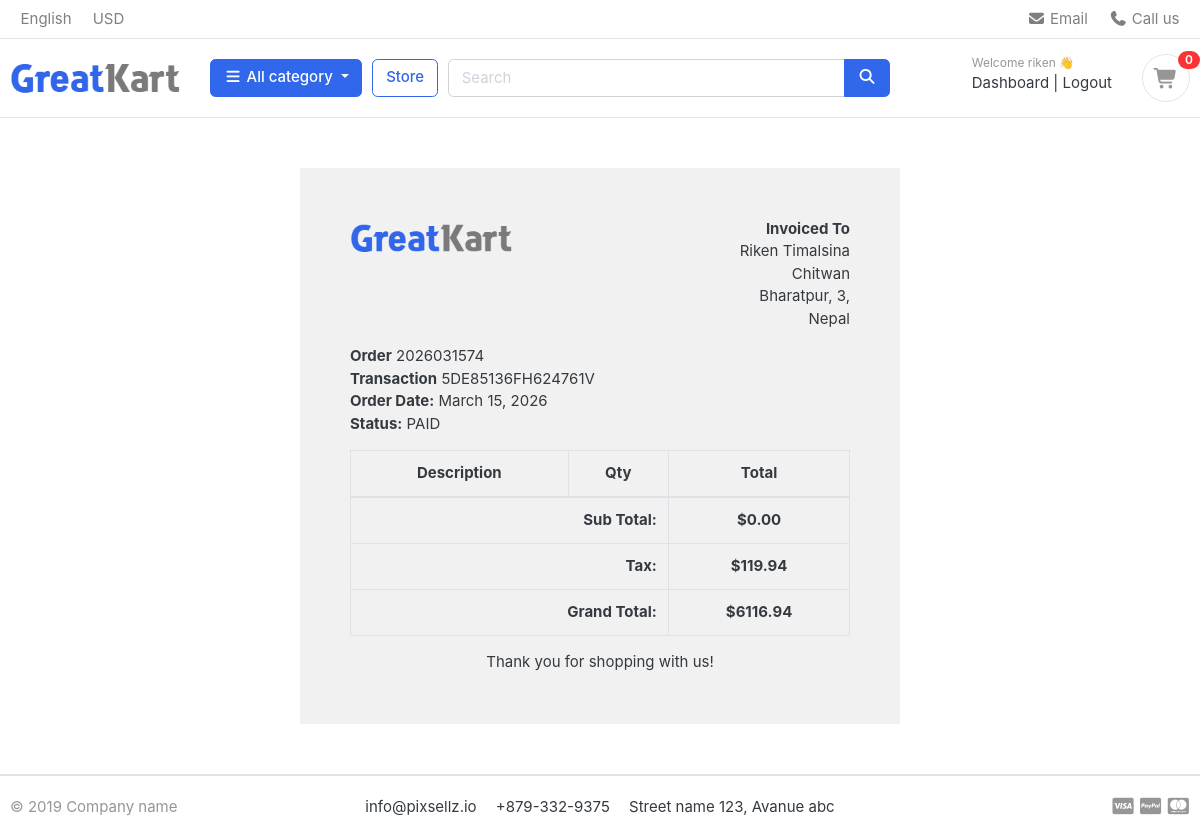
Page /accounts/order_detail/74/ (signed in) on the committed database.
### accounts/models.py (models this page shows, shortened)
class Account(AbstractBaseUser):
    first_name = models.CharField(max_length=50)
    last_name = models.CharField(max_length=50)
    username = models.CharField(max_length=50, unique= True)
    email = models.EmailField(max_length=100,  unique=True)
    phone_number = models.CharField(max_length=50)
    date_joined = models.DateTimeField(auto_now_add=True)
    last_login = models.DateTimeField(auto_now_add=True)
    is_admin = models.BooleanField(default=False)
    is_staff = models.BooleanField(default=False)
    is_active = models.BooleanField(default=False)
    is_superadmin = models.BooleanField(default=False)
    USERNAME_FIELD = 'email'
    REQUIRED_FIELDS = ['username','first_name','last_name']
    objects = MyAccountManager()

### orders/models.py (models this page shows, shortened)
class Order(models.Model):
    STATUS = (
        ('New', 'New'),
        ('Accepted', 'Accepted'),
        ('Completed', 'Completed'),
        ('Cancelled', 'Cancelled'),
    )
    user = models.ForeignKey('accounts.Account', on_delete=models.SET_NULL, null=True)
    payment = models.ForeignKey(Payment, on_delete=models.SET_NULL, blank=True, null=True)
    order_number = models.CharField(max_length=20)
    first_name = models.CharField(max_length=50)
    last_name = models.CharField(max_length=50)
    phone = models.CharField(max_length=15)
    email = models.EmailField(max_length=50)
    address_line_1 = models.CharField(max_length=100)
    address_line_2 = models.CharField(max_length=100, blank=True)
    country = models.CharField(max_length=50)
    state = models.CharField(max_length=50)
    city = models.CharField(max_length=50)
    order_note = models.TextField(blank=True)
    order_total = models.FloatField()
    tax = models.FloatField()
    status = models.CharField(max_length=10, choices=STATUS, default='New')
    ip = models.CharField(blank=True, max_length=20)
    is_ordered = models.BooleanField(default=False)
    created_at = models.DateTimeField(auto_now_add=True)
    updated_at = models.DateTimeField(auto_now=True)

class Payment(models.Model):
    user = models.ForeignKey('accounts.Account', on_delete=models.CASCADE)
    payment_id = models.CharField(max_length=100)
    payment_method = models.CharField(max_length=100)
    amount_paid = models.CharField(max_length=100)
    status = models.CharField(max_length=100)
    created_at = models.DateTimeField(auto_now_add=True)

### accounts/views.py (the view)
# urls.py: path('order_detail/<int:order_id>/', views.order_detail, name = 'order_detail'),
@login_required(login_url='login')
def order_detail(request, order_id):
    order = get_object_or_404(Order, id=order_id, user=request.user, is_ordered=True)
    userprofile, created = UserProfile.objects.get_or_create(user=request.user)
    ordered_products = OrderProduct.objects.filter(order=order)
    subtotal = 0
    for i in ordered_products:
        subtotal += i.product_price * i.quantity
    try:
        payment = Payment.objects.get(order=order)
        transID = payment.payment_id
    except Payment.DoesNotExist:
        transID = "N/A"
    context = {
        'order': order,
        'userprofile': userprofile,
        'ordered_products': ordered_products,
        'subtotal': subtotal,
        'transID': transID,
    }
    return render(request, 'accounts/order_detail.html', context)

### carts/context_processor.py (called while the page is built)
def counter(request):
    cart_count = 0
    if 'admin' in request.path:
        return {}
    try:
        if request.user.is_authenticated:
            cart_items = CartItem.objects.filter(user=request.user, is_active=True)
        else:
            cart = Cart.objects.get(cart_id=_cart_id(request))
            cart_items = CartItem.objects.filter(cart=cart, is_active=True)
        for cart_item in cart_items:
            cart_count += cart_item.quantity
    except Cart.DoesNotExist:
        cart_count = 0
    return dict(cart_count=cart_count)

### category/context_processor.py (called while the page is built)
def menu_links(request):
    links = Category.objects.all()
    return dict(links=links)

### category/models.py (called while the page is built)
    def get_url(self):
        return reverse('products_by_category', args=[self.slug])

### templates/accounts/order_detail.html (shortened to what this page needs)
{% extends 'base.html' %}
{% load static %}
{% block content %}
<div class="container" style="margin: 0 auto;width: 50%;padding: 50px;background: #f1f1f1;margin-top: 50px;margin-bottom: 50px;">
    <div class="row invoice row-printable">
        <div class="col-md-12">
            <div class="panel panel-default plain" id="dash_0">
                <div class="panel-body p30">
                    <div class="row">
                        <div class="col-lg-6">
                            <div class="invoice-logo"><img src="{% static 'images/logo.png' %}" alt="Invoice logo" style="max-height: 40px;"></div>
                        </div>
                        <div class="col-lg-6">
                            <div class="invoice-from">
                                <ul class="list-unstyled text-right">
                                    <li><strong>Invoiced To</strong></li>
                                    <li>{{ order.first_name }} {{ order.last_name }}</li>
                                    <li>{{ order.address_line_1 }}</li>
                                    <li>{{ order.city }}, {{ order.state }}, {{ order.zip_code }}</li>
                                    <li>{{ order.country }}</li>
                                </ul>
                            </div>
                        </div>
                        <div class="col-lg-12">
                            <div class="invoice-details mt25">
                                <div class="well">
                                    <ul class="list-unstyled mb0">
                                        <li><strong>Order</strong> {{ order.order_number }}</li>
                                        <li><strong>Transaction</strong> {{ transID }}</li>
                                        <li><strong>Order Date:</strong> {{ order.created_at|date:"F d, Y" }}</li>
                                        <li><strong>Status:</strong> PAID</li>
                                    </ul>
                                </div>
                            </div>
                            <div class="invoice-items">
                                <div class="table-responsive" style="overflow: hidden; outline: none;" tabindex="0">
                                    <table class="table table-bordered">
                                        <thead>
                                            <tr>
                                                <th class="per70 text-center">Description</th>
                                                <th class="per5 text-center">Qty</th>
                                                <th class="per25 text-center">Total</th>
                                            </tr>
                                        </thead>
                                        <tfoot>
                                            <tr>
                                                <th colspan="2" class="text-right">Sub Total:</th>
                                                <th class="text-center">${{ subtotal|floatformat:2 }}</th>
                                            </tr>
                                            <tr>
                                                <th colspan="2" class="text-right">Tax:</th>
                                                <th class="text-center">${{ order.tax|floatformat:2 }}</th>
                                            </tr>
                                            <tr>
                                                <th colspan="2" class="text-right">Grand Total:</th>
                                                <th class="text-center">${{ order.order_total|floatformat:2 }}</th>
                                            </tr>
                                        </tfoot>
                                    </table>
                                </div>
                            </div>
                            <div class="invoice-footer mt25">
                                <p class="text-center">Thank you for shopping with us!</p>
                            </div>
                        </div>
                    </div>
                </div>
            </div>
        </div>
    </div>
    </div>
{% endblock %}

### templates/includes/navbar.html (shortened to what this page needs)
{% load static %}
<header class="section-header">
  <nav class="navbar p-md-0 navbar-expand-sm navbar-light border-bottom">
    <div class="container">
      <div class="collapse navbar-collapse" id="navbarTop4">
        <ul class="navbar-nav mr-auto">
          <li class="nav-item dropdown">
            <a href="#" class="nav-link"> English </a>
          </li>
          <li class="nav-item dropdown">
            <a href="#" class="nav-link"> USD </a>
          </li>
        </ul>
        <ul class="navbar-nav">
          <li>
            <a href="#" class="nav-link">
              <i class="fa fa-envelope"></i> Email
            </a>
          </li>
          <li>
            <a href="#" class="nav-link">
              <i class="fa fa-phone"></i> Call us
            </a>
          </li>
        </ul>
      </div>
    </div>
  </nav>
  <section class="header-main border-bottom">
    <div class="container">
      <div class="row align-items-center">
        <div class="col-lg-2 col-md-3 col-6">
          <a href="{% url 'home' %}" class="brand-wrap">
            <img class="logo" src="{% static './images/logo.png' %}" />
          </a>
        </div>
        <div class="col-lg col-sm col-md col-6 flex-grow-0">
          <div class="category-wrap dropdown d-inline-block float-right">
            <button
              type="button"
              class="btn btn-primary dropdown-toggle"
              data-toggle="dropdown"
            >
              <i class="fa fa-bars"></i> All category
            </button>
          </div>
        </div>
        <a href="{% url 'store' %}" class="btn btn-outline-primary">Store</a>
        <div class="col-lg col-md-6 col-sm-12 col">
          <form action="{% url 'search' %}" method = 'GET' class="search">
            <div class="input-group w-100">
              <input type="text" class="form-control" style="width: 60%" placeholder="Search" name = 'keyword'>
              <div class="input-group-append">
                <button class="btn btn-primary" type="submit">
                  <i class="fa fa-search"></i>
                </button>
              </div>
            </div>
          </form>
        </div>
        <div class="col-lg-3 col-sm-6 col-8 order-2 order-lg-3">
          <div class="d-flex justify-content-end mb-3 mb-lg-0">
              {% if user.is_authenticated %}
              <div class="widget-header">
                <small class="title text-muted">Welcome {{ user.first_name }} 👋</small>
                <div>
                  <a href="{% url 'dashboard' %}">Dashboard</a>
                  <span class="dark-transp"> | </span>
                  <a href="{% url 'logout' %}">Logout</a>
                </div>
              </div>
              {% endif %}
            <a href="{% url 'cart' %}" class="widget-header pl-3 ml-3">
              <div class="icon icon-sm rounded-circle border">
                <i class="fa fa-shopping-cart"></i>
              </div>
              <span class="badge badge-pill badge-danger notify">{{cart_count}}</span>
            </a>
          </div>
        </div>
      </div>
    </div>
  </section>
</header>

### static/css/ui.css (style rules this page uses)
html { font-family: "Inter", sans-serif; font-size: 15px; }
.icon-xs, .icon-sm, .icon-md, .icon-lg { display: inline-block; text-align: center; flex-shrink: 0; flex-grow: 0; }
.icon-sm { width: 48px; height: 48px; line-height: 48px !important; font-size: 20px; }
p:last-child { margin-bottom: 0; }
.header-main { position: relative; padding-top: 1rem; padding-bottom: 1rem; }
.brand-wrap .logo, .navbar-brand .logo { margin-right: 7px; max-height: 42px; display: inline-block; }
.widget-header { display: inline-block; vertical-align: middle; position: relative; }
.widget-header a { color: #343a40; }
.widget-header i { color: #969696; }
.widget-header .title { display: block; }
.widget-header .notify { position: absolute; top: -3px; right: -10px; }
[class*=list-] li:after { visibility: hidden; display: block; content: ""; overflow: hidden; height: 0; clear: both; }
.notify { position: absolute; top: -4px; right: -10px; display: inline-block; padding: 0.25em 0.6em; font-size: 12px; line-height: 1; text-align: center; border-radius: 3rem; color: #fff; background-color: #fa3434; }

### rows in the picture
Account: first_name "riken"
Order: first_name "Riken", last_name "Timalsina", address_line_1 "Chitwan", city "Bharatpur", state "3", country "Nepal", order_number "2026031574", created_at "March 15, 2026", tax "119.94", order_total "6116.94"

### other values in the picture
{{ cart_count }} "0"
{{ subtotal|floatformat:2 }} "0.00"
